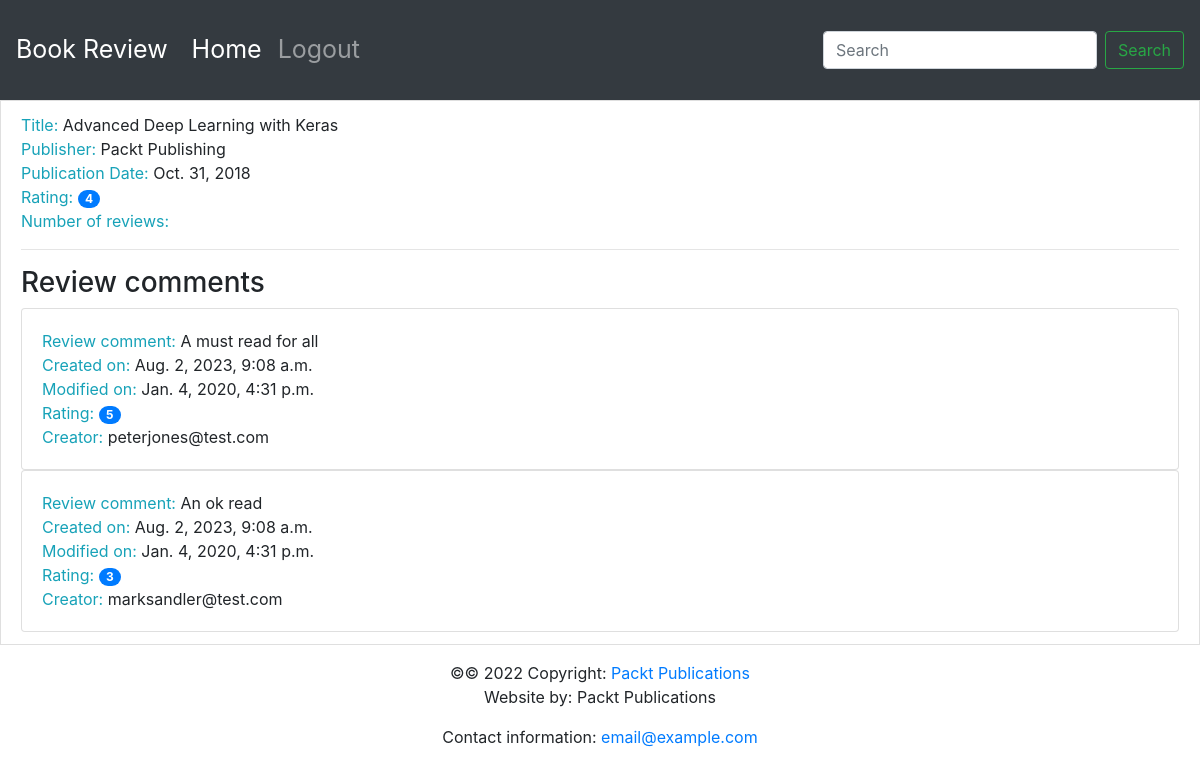
Screenshot of /book/1/ with the database file from the repository.
### reviews/models.py (models this page shows)
class Book(models.Model):
    title = models.CharField(
        max_length=70,
        help_text="name of the book"
    )
    publication_date = models.DateField(
        verbose_name="Date the book released"
    )
    isbn = models.CharField(
        max_length=20,
        verbose_name="ISBN"
    )
    publisher = models.ForeignKey(
        Publisher,
        on_delete=models.CASCADE
    )
    contributors = models.ManyToManyField(
        'Contributor',
        through="BookContributor"
    )

class Publisher(models.Model):
    name = models.CharField(
        max_length=50,
        help_text="name pub"
    )
    website = models.URLField(
        help_text="website"
    )
    email = models.EmailField(
        help_text="email"
    )

class Review(models.Model):
    content = models.TextField(
        help_text="Review text"
    )
    rating = models.IntegerField(
        help_text="Rating"
    )
    date_created = models.DateTimeField(
        auto_now_add=True,
        help_text="The date and time of review"
    )
    date_edited = models.DateTimeField(
        null=True,
        help_text="The date review was edited"
    )
    creator = models.ForeignKey(
        auth.get_user_model(),
        on_delete=models.CASCADE
    )
    book = models.ForeignKey(
        Book,
        on_delete=models.CASCADE,
        help_text="The book that this review for"
    )

### reviews/views.py (the view)
# urls.py: path('book/<int:id>/', views.show_book)
def show_book(request, id):
    book = get_object_or_404(Book, id=id)
    reviews = book.review_set.all()
    if reviews:
        book_rating = average_rating([review.rating for review in reviews])
        number_of_reviews = len(reviews)
    else:
        book_rating = None
        number_of_reviews = 0
    context = {
        'book': book,
        'reviews': reviews,
        'book_rating': book_rating,
        'number_of_reviews': number_of_reviews
    }
    return render(request, "reviews/show_book.html", context)

### reviews/utils.py (called while the page is built)
def average_rating(rating_list):
    if not rating_list:
        return 0
    return round(sum(rating_list) / len(rating_list))

### reviews/templates/reviews/show_book.html (shortened to what this page needs)
{% extends 'reviews/base.html' %}
{% block content %}
    <li class="list-group-item">
        <span class="text-info">Title: </span> <span>{{ book.title }}</span>
        <br>
        <span class="text-info">Publisher: </span><span>{{ book.publisher.name }}</span>
        <br>
        <span class="text-info">Publication Date: </span><span>{{ book.publication_date }}</span>
        <br>
        <span class="text-info">Rating: </span><span class="badge badge-primary badge-pill">{{ book_rating }}</span>
        <br>
        <span class="text-info">Number of reviews: </span>
        <br>
        <hr>
        <h3>Review comments</h3>
        {% if reviews %}
        {% for review in reviews %}
            <div class="card">
                <div class="card-body">
                    <span class="text-info">Review comment: </span> <span>{{ review.content }}</span>
                    <br>
                    <span class="text-info">Created on: </span> <span>{{ review.date_created }}</span>
                    <br>
                    <span class="text-info">Modified on: </span> <span>{{ review.date_edited }}</span>
                    <br>
                    <span class="text-info">Rating: </span> <span class="badge badge-primary badge-pill">{{ review.rating }}</span>
                    <br>
                    <span class="text-info">Creator: </span> <span>{{ review.creator }}</span>
                    <br>
                </div>
            </div>
        {% endfor %}
        {% endif %}
    </li>
{% endblock %}

### rows the page displays
Book: title "Advanced Deep Learning with Keras", publisher.name "Packt Publishing", publication_date "Oct. 31, 2018"
Review: content "A must read for all", date_created "Aug. 2, 2023, 9:08 a.m.", date_edited "Jan. 4, 2020, 4:31 p.m.", rating "5", creator "peterjones@test.com"
Review: content "An ok read", date_created "Aug. 2, 2023, 9:08 a.m.", date_edited "Jan. 4, 2020, 4:31 p.m.", rating "3", creator "marksandler@test.com"

### other values shown
{{ book_rating }} "4"
